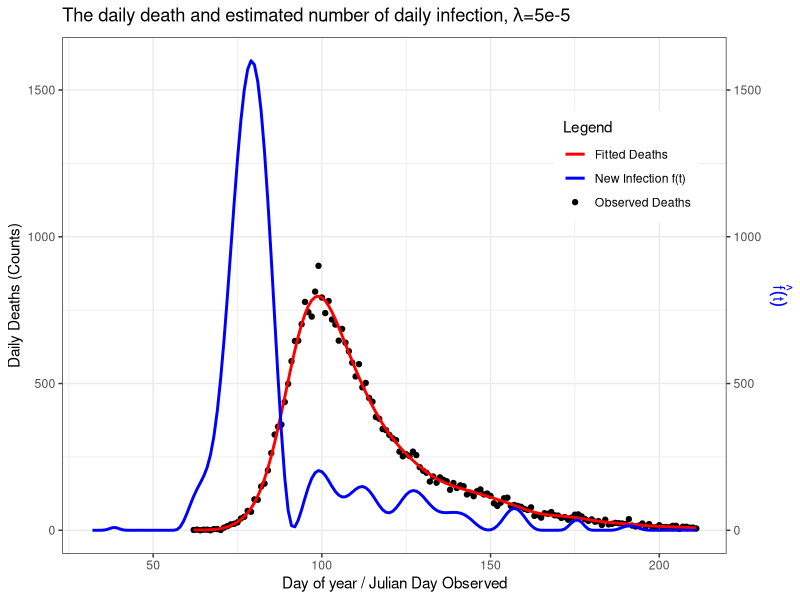
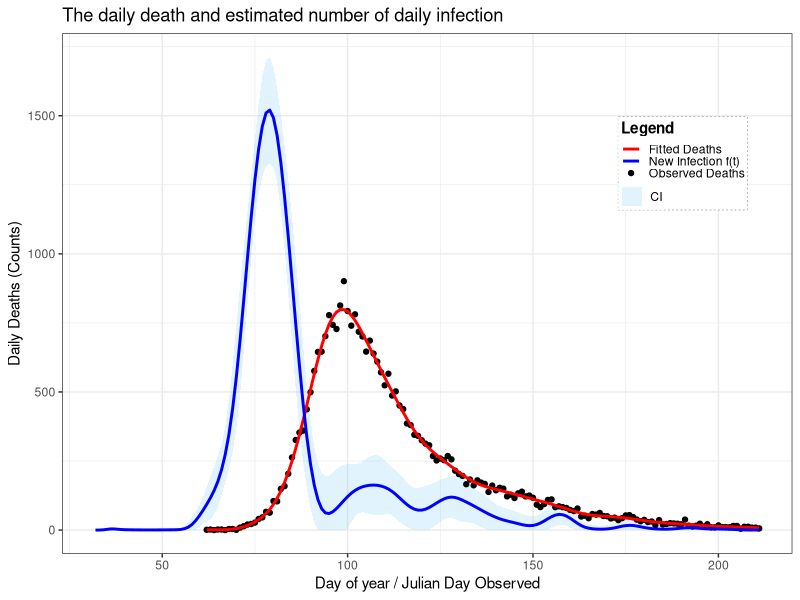

These charts were generated, in order, by the following R code:
start <- Sys.time()
##=============== PROJECT 3 - EXTENDED STATISTICAL PROGRAMMING =================

# Group 12 
# Aseel Alghamdi : S2901228
# Fenanda Dwitha Kurniasari : S2744048
# Nurmawiya : S2822251

# Aseel     : Make function to contruct X, X tilde, and S (make_matrice)
#             Make objective function and its derivative
# Fenanda   : Bootstrap Uncertainty, 
#             Make final plot
#             Revise and put comment on code
# Nurmawiya : Preliminary Sanity Check with initial lambda, making plot
#             Fit the model using BFGS
#             Revise and put comment on code

# Repository Link
# https://github.com/fenandadwithak/Team12/tree/main/Proj3

# ==============================================================================
##                                  OUTLINE
# ==============================================================================
## What you get:
## (1) 
## (2) 
## (3) 
## (4) 
## (5)
## (6)


##===================== Data Preparation & Load library ========================
library(splines) #load library splines
library(ggplot2)

df <- read.table("engcov.txt", header = TRUE) # import datasets
y <- df$nhs; t <- df$julian
n <- length(y) # define total observation 
d <- 1:80; edur <- 3.151; sdur <- .469
pd <- dlnorm(d, edur, sdur) # density (PDF) function of death
pd <- pd / sum(pd) # probability of death

##==================== (1) Construct X, Xtilde, and S ==========================
make_matrices <- function(t, K=80) {
  # Function to construct matrices (Xtilde, X, S) required for predicting 
  #  number of new infections occuring on day t which expressed by an infection 
  #  rate function f(t)
  
  # Input/Arguments :(1) t, a vector of day since 2020. In this dataset, we use 
  #                      julian
  #                  (2) K, number of basis function, set to 80
  #                      larger K gives a more flexible/wigglier basis
  #
  # Output/Return   :(1) Xtilde, a model matrix (spline basis) to predict f(t) 
  #                      f(t) = b1(t)β1 + b2(t)β2 + ... + bk(t)βk
  #                      row : days; colomn : B-spline basis function
  #                  (2) X, model matrix for the expected death count (the 
  #                      observed outcome), after convolution with Xtilde and 
  #                      π(j)/probability func. for days from infection to death 
  #                  (3) S, penalised matrix. Matrix defining which aspect of β
  #                      are penalised
  
  # Construct X_tilde
  # Define a sequence starting from the first day of death recorded minus 30
  # (min(t)-30) because for the earliest records, deaths might be caused by the
  # infection happened around 30 days ago, until maximum day observed (max(t))
  # for as many as K+4 evenly spaced, so there will be a sequence of 84 numbers
  knots <- seq(min(t)-30, max(t), length.out=K+4)
  
  Xtilde <- splineDesign(knots=knots, 
                         x=(min(t)-30):max(t), 
                         ord=4,
                         outer.ok= TRUE)#construct matrix X-tilde using 
                                        #splineDesign with 84 knots as defined 
                                        #before starting from min(t)-30 until 
                                        #max(t) with order of the spline = 4
  
  # Construct X
  X <- matrix(0, nrow=length(t), ncol=ncol(Xtilde)) # initialize matrix to store
  #for every value in length(t) = 150
  # Execute for each observation of time (1:150)
  for (i in 1:length(t)) {
    j_max <- min(80, 29 + i) ## define upper bound for summation
    for (j in 1:j_max) { ## calculate for each days until death 
      # fill corresponding cells with corresponding element X_tilde and prob 
      # death time function
      X[i,] <- X[i,] + Xtilde[30 + i - j,] * pd[j] 
    }
  }
  
  # Construct S (Penalised Matrix)
  S <- crossprod(diff(diag(ncol(X)), diff=2))
  
  list(Xtilde=Xtilde, X=X, S=S) ## return the output into a list 
}##make_matrices

mats <- make_matrices(t) #
X <- mats$X ## X
S <- mats$S ## S
Xtilde <- mats$Xtilde ## X tilde

##============= (2) Function Penalised NLL and its Objective Func. =============

# In this part, we define objective function to be optimised. For this case, 
# it's already given that f(t) has possion GLM distribution

# First, we know that (log likehood funct of poisson) formula for poisson 
#        l = ∑[yi.log(μi)−μi−log(yi!)]
#        where  μ = Xβ
#        Also, we drop log(yi!) as it does not depends on parameter
#   
# NLL = ∑(Xβ−y⋅log(Xβ))[Negative loglikelihood function]
#       where β=exp(γ) (imposed for positivity)
# Then, the penalty is applied to β (control smoothness of the function), 
#       P = 0.5λβ'Sβ

# Penalised NLL = NLL + P

# Objective Function
pen_nll <- function(gamma, X, y, S, lambda, weight=1) {
  # Function to compute penalised negative log likehood
  # Input/Argument : (1) Gamma : K-vector of spline coefficients
  #                  (2) y : the deaths on day of the year ti
  #                  (3) S : penalised matrix
  #                  (4) lambda : smoothing parameter
  #                  (5) weight : weight for bootstraping sampled data
  #                      adjusted for more general use in this case
  
  # Output/Return  : single numeric value of pen_nll
  beta <- exp(gamma) # β = exp(γ)
  mu <- as.vector(X %*% beta) # μ = Xβ
  ll <- sum(weight*(y * log(mu) - mu)) # likelihood funct of possion dist
  penalty <- 0.5 * lambda * t(beta) %*% (S %*% beta) # penalty
  return(-ll + penalty)
}##pen_nll


# Define Gradient vector of Objective Function/ its derivative vector 
pen_grad <- function(gamma, X, y, S, lambda, weight=1) {
  # Function to compute derivative vector
  # Input/Argument : (1) Gamma : K-vector of spline coefficients
  #                  (2) y : the deaths on day of the year ti
  #                  (3) S : penalised matrix
  #                  (4) lambda : smoothing parameter
  #                  (5) weight : weight for bootstraping sampled data
  #                      adjusted for more general use in this case
  
  
  beta <- exp(gamma) # β = exp(γ)
  mu <- as.vector(X %*% beta) # μ = Xβ
  F <- t(X) %*% (weight*(y / mu - 1)) # ∂li/∂γj; or F =  diag(yi/µi−1).X.diag(β) 
  grad_ll <- -F * beta # total derivative for all data
  grad_pen <- lambda * (beta * (S %*% beta)) # total gradient for penalty 
  return(as.vector(grad_ll + grad_pen))
}

# Checking the derivative (From SP Notes pg 74)
K <- 80
fd <- gamma0 <- rep(0, K)       # start from all zeros
lambda <- 5e-5
pen_nll0 <- pen_nll(gamma0, X, y, S, lambda) 
eps <- 1e-7
for (i in 1:length(gamma0)) {
  gamma1 <- gamma0; gamma1[i] <- eps
  pen_nll1 <- pen_nll(gamma1,X,y,S,lambda)
  fd[i] <- (pen_nll1 - pen_nll0)/eps
}
fd; pen_grad(gamma0, X, y, S, lambda) ## already same
range(fd - pen_grad(gamma0, X, y, S, lambda)) ## apx zero

##================ (3) Fit the model using BFGS optimization ===================
gamma0 <- rep(0, K)       # start from all zeros
lambda <- 5e-5            # smoothing strength: larger -> smoother fitted curve

# Use BFGS (a standard quasi-Newton optimizer) to minimize the objective
fit <- optim(
  par     = gamma0,                 # initial gamma
  fn      = pen_nll,                # objective function
  gr      = pen_grad,               # analytic gradient
  method  = "BFGS",                 # efficient for smooth problems
  control = list(maxit = 1000),     # cap iterations
  X=X, y=y, S=S, lambda=lambda
)

beta_hat <- exp(fit$par) # estimated spline coefficients (K-vector)
mu_hat <- as.vector(X %*% beta_hat)

deaths_df <- data.frame(day = t, deaths = y, fitted = mu_hat)
infect_df <- data.frame(day = (min(t)-30):max(t), f_hat = as.vector(Xtilde %*% beta_hat))

# Combined Plot
windows()
ggplot() +
  geom_point(data = deaths_df, aes(x = day, y = deaths, color = "Observed Deaths"), size=1.5) +
  geom_line(data = deaths_df, aes(x = day, y = fitted, color = "Fitted Deaths"), size=1) +
  geom_line(data = infect_df, aes(x = day, y = f_hat, color = "New Infection f(t)"), size = 1) +
  labs(
    x = "Day of year / Julian Day Observed",
    y = "Daily Deaths (Counts)",
    title = expression(paste("The daily death and estimated number of daily infection, ", lambda, "=5e-5")),
    color = "Legend"
  ) +
  scale_color_manual(
    values = c(
      "Observed Deaths" = "black",
      "Fitted Deaths" = "red",
      "New Infection f(t)" = "blue"
    )) +
  theme_bw() +
  theme(
    axis.title.y.left = element_text(color="black"),
    axis.title.y.right = element_text(color="blue"),
    legend.position = c(0.85, 0.75)
  ) +
  scale_y_continuous(sec.axis = sec_axis(~., name = expression(hat(f)(t))))



##================ (4) Fit the model using BFGS optimization ===================
lambdas <- exp(seq(-13, -7, length=50))
BIC_vals <- numeric(length(lambdas))
best_fit <- NULL

for (i in seq_along(lambdas)) {
  fit <- optim(par=gamma0, fn=pen_nll, gr=pen_grad, method="BFGS",
               X=X, y=y, S=S, lambda=lambdas[i], control=list(maxit=1000))
  beta_hat <- exp(fit$par)
  mu_hat <- as.vector(X %*% beta_hat)
  W <- diag(as.vector(y / mu_hat^2))
  H0 <- t(X) %*% W %*% X
  H_lambda <- H0 + lambdas[i] * S
  EDF <- sum(diag(solve(H_lambda, H0)))
  ll <- sum(y * log(mu_hat) - mu_hat)
  BIC_vals[i] <- -2 * ll + log(length(y)) * EDF
  if (is.null(best_fit) || BIC_vals[i] < min(BIC_vals[1:i])) best_fit <- fit
}

best_lambda <- lambdas[which.min(BIC_vals)]
cat("Best lambda:", best_lambda, "\n")

##=============== (5) Non Parametric Bootstrap Uncertainty =====================
# Initialize number of replicate sample
n_bootstrap <- 200 

# Initialize matrix to store bootstrap replicates
mat_boots <- matrix(NA, nrow=nrow(mats$Xtilde), ncol=n_bootstrap)

for (b in 1:n_bootstrap) {
  wb <- tabulate(sample(n, replace=TRUE), n)
  fit_b <- optim(rep(0, ncol(X)), 
                 pen_nll, gr=pen_grad, 
                 method="BFGS",
                 y=y, X=X, S=S, 
                 lambda=best_lambda, 
                 weight=wb, 
                 control=list(maxit=1000))
  beta_b <- exp(fit_b$par)
  mat_boots[,b] <- mats$Xtilde %*% beta_b ## estimate number of new infection
}

##=====================(6) Final Plot===========================================

# Estimate the daily new infection rate f(t) with its 95% confidence limits
mean_ft = rowMeans(mat_boots) # estimated mean number of new infections per day
                              # averaged across all bootstrap replicates
sd_ft = apply(mat_boots,1,sd) # estimated standard deviation number of new infec
                              # across all bootstrap replicates
ub_ft = mean_ft + (1.96*sd_ft)# Upper Bound 95% CI
lb_ft = pmax(mean_ft - (1.96*sd_ft),0) # Lower Bound 95% CI, constraint no value
                                       # lies below zero
time_ft <- (min(t)-30):max(t)

#  
beta_hat <- exp(best_fit$par) # 
mu_hat <- as.vector(X %*% beta_hat) # mean deaths per day (from based fit model)


# Final Plot (Bootstrap)
# Combined Plot
deaths_df <- data.frame(day=t, deaths=y, model_fit=mu_hat)
infect_df <- data.frame(day=time_ft, mean=mean_ft, lb=lb_ft, ub=ub_ft)

windows()
# Final Plot (Bootstrap)
# Combined Plot
deaths_df <- data.frame(day = t, deaths = y, model_fit = mu_hat)
infect_df <- data.frame(day = time_ft, mean = mean_ft, lb = lb_ft, ub = ub_ft)

ggplot() +
  geom_ribbon(
    data = infect_df,
    aes(x = day, ymin = lb, ymax = ub, fill = "CI")
  ) +
  geom_point(
    data = deaths_df,
    aes(x = day, y = deaths, color = "Observed Deaths"),
    size = 1.5
  ) +
  geom_line(
    data = deaths_df,
    aes(x = day, y = model_fit, color = "Fitted Deaths"),
    size = 1
  ) +
  geom_line(
    data = infect_df,
    aes(x = day, y = mean, color = "New Infection f(t)"),
    size = 1
  ) +
  labs(
    x = "Day of year / Julian Day Observed",
    y = "Daily Deaths (Counts)",
    title = "The daily death and estimated number of daily infection",
    color = "Legend",
    fill = "Legend"
  ) +
  scale_color_manual(
    values = c(
      "Observed Deaths" = "black",
      "Fitted Deaths" = "red",
      "New Infection f(t)" = "blue"
    ),
    guide = "legend"
  ) +
  scale_fill_manual(
    values = c("CI" = rgb(0.53, 0.81, 0.98, 0.25)),
    guide = "legend"
  ) +
  guides(
    color = guide_legend(
      title = "Legend",
      order = 1,
      override.aes = list(fill = NA)
    ),
    fill = guide_legend(
      title = NULL,
      order = 1,
      override.aes = list(
        linetype = 0,
        shape = 22,
        size = 5,
        color = NA,
        fill = rgb(0.53, 0.81, 0.98, 0.25)
      )
    )
  ) +
  theme_bw() +
  theme(
    legend.position = c(0.85, 0.75),
    legend.background = element_rect(fill = alpha("white", 0.7), color = NA),
    legend.box.background = element_rect(color = "gray70", linetype = "dotted"),
    legend.title = element_text(face = "bold"),
    legend.key.height = unit(0.4, "lines"),
    legend.key.width  = unit(1, "lines"),
    legend.spacing.y  = unit(0.05, "lines"),
    legend.margin = margin(2, 2, 2, 2)
  )





end <- Sys.time()
end-start